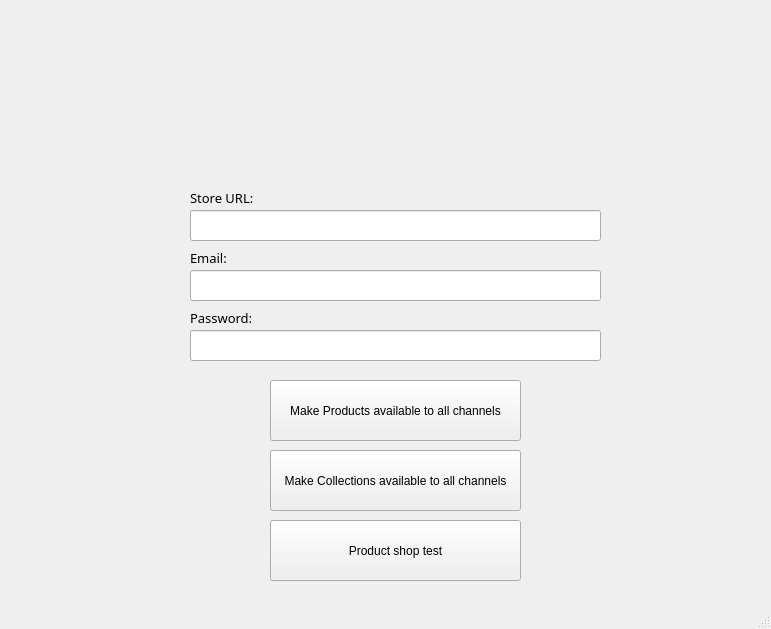
<?xml version="1.0" encoding="UTF-8"?>
<ui version="4.0">
 <class>MainWindow</class>
 <widget class="QMainWindow" name="MainWindow">
  <property name="geometry">
   <rect>
    <x>0</x>
    <y>0</y>
    <width>771</width>
    <height>629</height>
   </rect>
  </property>
  <property name="windowTitle">
   <string>Shopify Automation</string>
  </property>
  <widget class="QWidget" name="centralwidget">
   <widget class="QPushButton" name="makeProductsBtn">
    <property name="geometry">
     <rect>
      <x>270</x>
      <y>380</y>
      <width>251</width>
      <height>61</height>
     </rect>
    </property>
    <property name="text">
     <string>Make Products available to all channels</string>
    </property>
   </widget>
   <widget class="QLabel" name="mainLogo">
    <property name="geometry">
     <rect>
      <x>210</x>
      <y>40</y>
      <width>331</width>
      <height>121</height>
     </rect>
    </property>
    <property name="autoFillBackground">
     <bool>true</bool>
    </property>
    <property name="text">
     <string/>
    </property>
    <property name="scaledContents">
     <bool>true</bool>
    </property>
   </widget>
   <widget class="QPushButton" name="makeCollectionsBtn">
    <property name="enabled">
     <bool>true</bool>
    </property>
    <property name="geometry">
     <rect>
      <x>270</x>
      <y>450</y>
      <width>251</width>
      <height>61</height>
     </rect>
    </property>
    <property name="text">
     <string>Make Collections available to all channels</string>
    </property>
    <property name="checkable">
     <bool>false</bool>
    </property>
   </widget>
   <widget class="QPushButton" name="storeTestBtn">
    <property name="enabled">
     <bool>true</bool>
    </property>
    <property name="geometry">
     <rect>
      <x>270</x>
      <y>520</y>
      <width>251</width>
      <height>61</height>
     </rect>
    </property>
    <property name="text">
     <string>Product shop test</string>
    </property>
   </widget>
   <widget class="QLabel" name="label">
    <property name="geometry">
     <rect>
      <x>190</x>
      <y>190</y>
      <width>101</width>
      <height>16</height>
     </rect>
    </property>
    <property name="font">
     <font>
      <family>Century Gothic</family>
      <pointsize>10</pointsize>
     </font>
    </property>
    <property name="text">
     <string>Store URL:</string>
    </property>
   </widget>
   <widget class="QLineEdit" name="storeUrLine">
    <property name="geometry">
     <rect>
      <x>190</x>
      <y>210</y>
      <width>411</width>
      <height>31</height>
     </rect>
    </property>
    <property name="font">
     <font>
      <family>Century Gothic</family>
      <pointsize>10</pointsize>
     </font>
    </property>
   </widget>
   <widget class="QLineEdit" name="emailLine">
    <property name="geometry">
     <rect>
      <x>190</x>
      <y>270</y>
      <width>411</width>
      <height>31</height>
     </rect>
    </property>
    <property name="font">
     <font>
      <family>Century Gothic</family>
      <pointsize>10</pointsize>
     </font>
    </property>
   </widget>
   <widget class="QLabel" name="label_2">
    <property name="geometry">
     <rect>
      <x>190</x>
      <y>250</y>
      <width>101</width>
      <height>16</height>
     </rect>
    </property>
    <property name="font">
     <font>
      <family>Century Gothic</family>
      <pointsize>10</pointsize>
     </font>
    </property>
    <property name="text">
     <string>Email:</string>
    </property>
   </widget>
   <widget class="QLineEdit" name="passwordLine">
    <property name="geometry">
     <rect>
      <x>190</x>
      <y>330</y>
      <width>411</width>
      <height>31</height>
     </rect>
    </property>
    <property name="font">
     <font>
      <family>Century Gothic</family>
      <pointsize>10</pointsize>
     </font>
    </property>
    <property name="echoMode">
     <enum>QLineEdit::Password</enum>
    </property>
   </widget>
   <widget class="QLabel" name="label_3">
    <property name="geometry">
     <rect>
      <x>190</x>
      <y>310</y>
      <width>101</width>
      <height>16</height>
     </rect>
    </property>
    <property name="font">
     <font>
      <family>Century Gothic</family>
      <pointsize>10</pointsize>
     </font>
    </property>
    <property name="text">
     <string>Password:</string>
    </property>
   </widget>
  </widget>
  <widget class="QStatusBar" name="statusbar"/>
  <action name="actionManifest">
   <property name="text">
    <string>Manifest File</string>
   </property>
  </action>
  <action name="actionSupplier_Shirts">
   <property name="text">
    <string>Supplier Shirts</string>
   </property>
  </action>
  <action name="actionDaily_Deals">
   <property name="text">
    <string>Daily Deals</string>
   </property>
  </action>
 </widget>
 <resources/>
 <connections/>
</ui>
